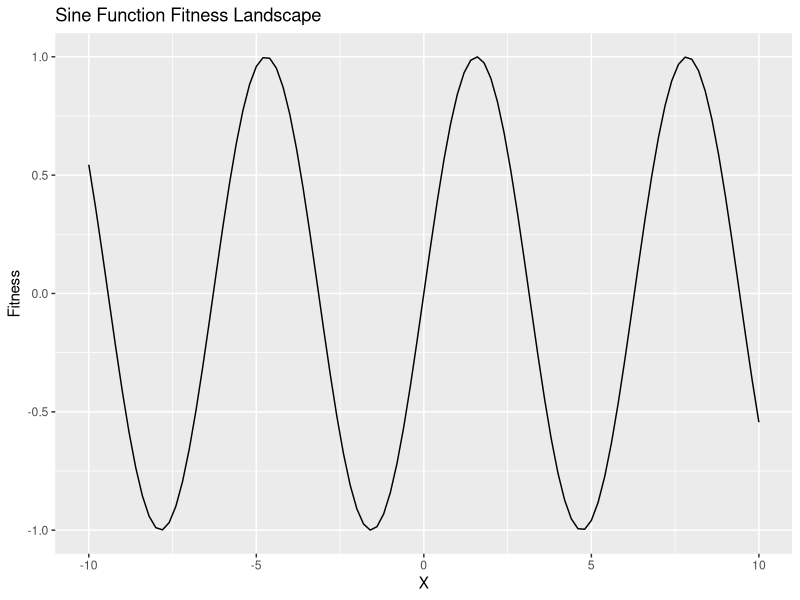
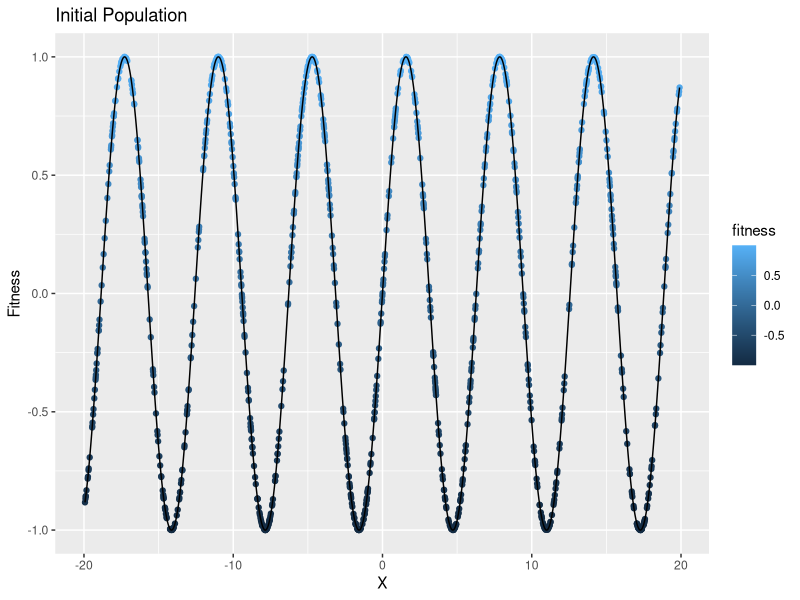
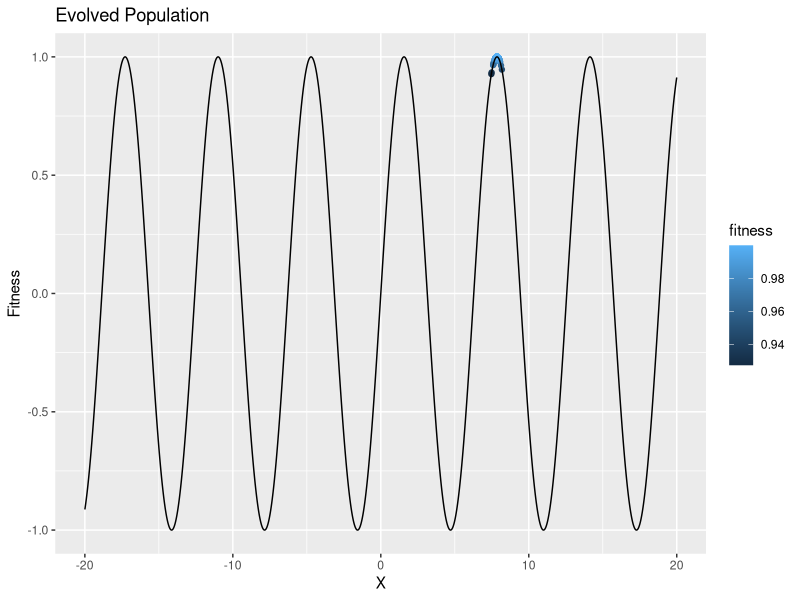

Reproduce these figures in R, in order.
## ---- chunk 1
library(ggplot2)    # (Wickham, 2009)
library(cowplot) 
## ---- chunk 2
CalcFitness <- function(x) {
  return(sin(x))
}
## ---- chunk 3
# Plot the fitness landscape
ggplot(data.frame(x=c(-10,10)), aes(x)) +
  stat_function(fun=CalcFitness, geom="line") +
  xlab("X") + ylab("Fitness") + ggtitle("Sine Function Fitness Landscape")
## ---- chunk 4
# Define a few parameters
pop_size <- 1000
generations <- 100
tournament_size <- 2
## ---- chunk 5
population <- runif(pop_size, min=-20, max=20)
## ---- chunk 6
# Plot the initial population
ggplot(data.frame(x=population, fitness=CalcFitness(population)), aes(x=x,y=fitness,color=fitness)) +
  geom_point() +
  stat_function(fun=CalcFitness, geom="line", n=10000) +
  scale_color_gradient() +
  xlab("X") + ylab("Fitness") + ggtitle("Initial Population")
## ---- chunk 7

TournamentSelect <- function(population, tourny_size, fit_fun) {
  # Gather the tournament participants!
  combatants <- sample(population, size=tourny_size, replace=TRUE)
  # Who wins?
  best_i <- which.max(fit_fun(combatants))
  # Return the winner
  return(combatants[best_i])
}

Mutate <- function(x, min_x=-20, max_x=20) {
  new_x <- x
  if (rbinom(1, size=1, prob=0.1) == 1) {
    new_x <- new_x + rnorm(1, mean=0, sd=0.05*pi)  
  }
  return(new_x)
}

Evolve <- function(population, generations) {
  for (gen in 1:generations) {
    # Evaluate! ==> Because evaluations in this case are so fast, we're going to
    #               evaluate candidate solutions 'on-the-fly' during selection.
    # Select parents!
    #   - Asexual reproduction, tournament selection, no elitism!
    new_population <- rep(0.0, length(population)) # Create a place to store the new population
    for (i in 1:length(new_population)) {
      # Hold a tournament for this position!
      new_population[i] <- TournamentSelect(population,tournament_size,CalcFitness)
      # Mutate the new offspring
      new_population[i] <- Mutate(new_population[i])
    }
    # Current population = new offspring
    population <- new_population
  }
  return(population);
}
## ---- chunk 8
evolved_population <- Evolve(population, 100)
# Plot the initial population
ggplot(data.frame(x=evolved_population, fitness=CalcFitness(evolved_population)), aes(x=x,y=fitness,color=fitness)) +
  geom_point() + xlim(-20, 20) +
  stat_function(fun=CalcFitness, geom="line", n=10000) +
  scale_color_gradient() +
  xlab("X") + ylab("Fitness") + ggtitle("Evolved Population")
